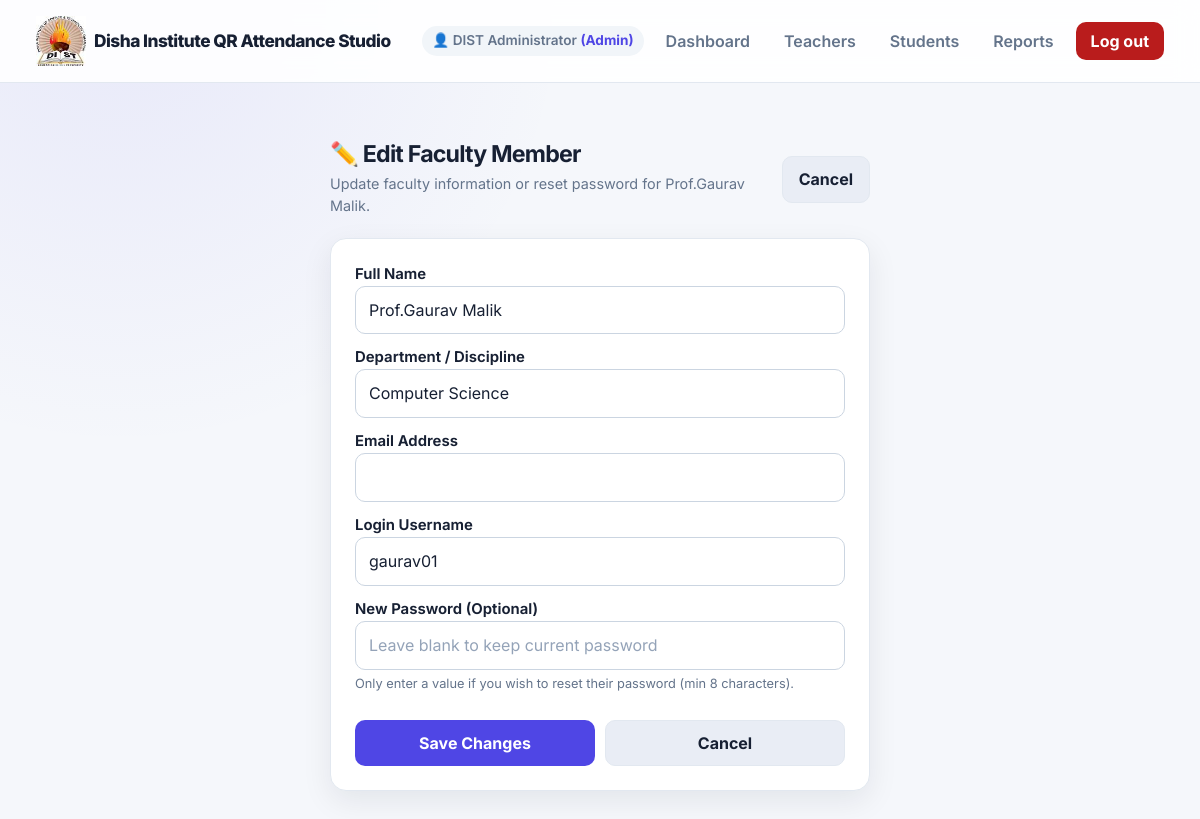
The page /admin/teachers/4/edit (signed in) on the database its author committed.
### tables this page shows
CREATE TABLE teachers (
            id INTEGER PRIMARY KEY AUTOINCREMENT,
            user_id INTEGER UNIQUE NOT NULL REFERENCES users(id) ON DELETE CASCADE,
            name TEXT NOT NULL,
            department TEXT NOT NULL DEFAULT 'Computer Science',
            email TEXT DEFAULT ''
        );

CREATE TABLE "users" (id INTEGER PRIMARY KEY AUTOINCREMENT, username TEXT UNIQUE NOT NULL, password_hash TEXT NOT NULL, role TEXT NOT NULL CHECK(role IN ('admin', 'teacher', 'student')));

### app.py (the view, shortened to what this page needs)
@app.route("/admin/teachers/<int:teacher_id>/edit", methods=["GET", "POST"])
@role_required("admin", "teacher")
def edit_teacher(teacher_id):
    with db() as con:
        t = con.execute("""
            SELECT t.*, u.username, u.id AS user_id
            FROM teachers t JOIN users u ON u.id = t.user_id
            WHERE t.id = ?
        """, (teacher_id,)).fetchone()
        if not t:
            abort(404)
    return render_template("edit_teacher.html", teacher=t)

### app.py (called while the page is built)
def db():
    con = sqlite3.connect(DB)
    con.row_factory = sqlite3.Row
    con.execute("PRAGMA foreign_keys = ON")
    return con

@login_manager.user_loader
def load_user(user_id):
    with db() as con:
        row = con.execute("SELECT * FROM users WHERE id = ?", (user_id,)).fetchone()
        if not row:
            return None
        profile = None
        if row["role"] in ("admin", "teacher"):
            profile = con.execute("SELECT name FROM teachers WHERE user_id = ?", (user_id,)).fetchone()
        elif row["role"] == "student":
            profile = con.execute("SELECT name FROM students WHERE user_id = ?", (user_id,)).fetchone()
    return User(row, profile)

def role_required(*roles):
    def decorator(view):
        @wraps(view)
        @login_required
        def wrapped(*args, **kwargs):
            if current_user.role not in roles:
                abort(403)
            return view(*args, **kwargs)
        return wrapped
    return decorator

@app.context_processor
def inject_clock():
    return {
        "namespace_now": int(datetime.now(timezone.utc).timestamp())
    }

### templates/edit_teacher.html (shortened to what this page needs)
{% extends "base.html" %}
{% block content %}
<div style="max-width: 540px; margin: 30px auto;">
  <div style="display: flex; justify-content: space-between; align-items: center; margin-bottom: 20px;">
    <div>
      <h2 style="margin: 0; font-size: 1.45rem;">✏️ Edit Faculty Member</h2>
      <p style="margin: 4px 0 0; font-size: 0.9rem; color: var(--text-muted);">
        Update faculty information or reset password for {{ teacher.name }}.
      </p>
    </div>
    <a href="{{ url_for('manage_teachers') }}" class="btn btn-secondary">Cancel</a>
  </div>
  <div class="panel">
    <form method="post" action="{{ url_for('edit_teacher', teacher_id=teacher.id) }}">
      <div>
        <label>Full Name</label>
        <input name="name" value="{{ teacher.name }}" required maxlength="120">
      </div>
      <div>
        <label>Department / Discipline</label>
        <input name="department" value="{{ teacher.department }}" required maxlength="100">
      </div>
      <div>
        <label>Email Address</label>
        <input name="email" type="email" value="{{ teacher.email or '' }}" maxlength="120">
      </div>
      <div>
        <label>Login Username</label>
        <input name="username" value="{{ teacher.username }}" required maxlength="80">
      </div>
      <div>
        <label>New Password (Optional)</label>
        <input name="password" type="password" placeholder="Leave blank to keep current password" minlength="8">
        <span style="font-size: 0.8rem; color: var(--text-muted); display: block; margin-top: 4px;">
          Only enter a value if you wish to reset their password (min 8 characters).
        </span>
      </div>
      <div style="display: flex; gap: 10px; margin-top: 14px;">
        <button type="submit" style="flex: 1;">Save Changes</button>
        <a href="{{ url_for('manage_teachers') }}" class="btn btn-secondary" style="flex: 1;">Cancel</a>
      </div>
    </form>
  </div>
</div>
{% endblock %}

### templates/base.html (shortened to what this page needs)
<!doctype html>
<html lang="en">
<head>
  <link rel="stylesheet" href="{{ url_for('static', filename='css/global.css') }}?v={{ namespace_now }}">
</head>
<body>
  <header class="site-header">
    <div class="brand">
      <a href="/" style="color: inherit; text-decoration: none; display: flex; align-items: center; gap: 8px;">
        <img
          src="{{ url_for('static', filename='disha.jpg') }}"
          alt="College Logo"
          width="50"
        >
        <span>Disha Institute QR Attendance Studio</span>
      </a>
    </div>
    {% if current_user.is_authenticated %}
      <nav class="nav-links">
        <span style="font-size: 0.85rem; font-weight: 600; color: var(--text-muted); padding: 4px 10px; background: #f1f5f9; border-radius: 999px;">
          👤 {{ current_user.display_name or current_user.username }}
          <span style="text-transform: capitalize; color: var(--brand); font-weight: 700;">({{ current_user.role }})</span>
        </span>
        {% if current_user.role in ['admin', 'teacher'] %}
          <a href="{{ url_for('admin_dashboard') }}">Dashboard</a>
          <a href="{{ url_for('manage_teachers') }}">Teachers</a>
          <a href="{{ url_for('manage_students') }}">Students</a>
          <a href="{{ url_for('report') }}">Reports</a>
        {% else %}
          <a href="{{ url_for('student_dashboard') }}">My Dashboard</a>
        {% endif %}
        <form method="post" action="{{ url_for('logout') }}" style="display:inline-block; margin:0;">
          <button type="submit" class="btn btn-danger" style="min-height:36px; padding:6px 14px;">Log out</button>
        </form>
      </nav>
    {% endif %}
  </header>
  <main class="container">
    {% block content %}{% endblock %}
  </main>
</body>
</html>

### static/css/global.css (style rules this page uses)
:root { --brand: #4f46e5; --brand-dark: #3730a3; --accent: #06b6d4; --success: #15803d; --warning: #b45309; --danger: #b91c1c; --bg: #f5f7fb; --surface: #ffffff; --surface-muted: #eef2ff; --text: #172033; --text-muted: #64748b; --border: #e2e8f0; --shadow: 0 10px 30px rgba(15, 23, 42, 0.08); --radius: 16px; --radius-sm: 10px; --transition: 180ms ease; }
* { box-sizing: border-box; }
html { scroll-behavior: smooth; }
body { margin: 0; min-height: 100vh; font-family: Inter, ui-sans-serif, system-ui, -apple-system, BlinkMacSystemFont, "Segoe UI", sans-serif; color: var(--text); background: radial-gradient(circle at 10% 0%, rgba(79, 70, 229, .08), transparent 28rem), var(--bg); line-height: 1.55; }
a { color: var(--brand); text-decoration: none; }
img, video, canvas, svg { max-width: 100%; }
.container, main, .page-container { width: min(1120px, calc(100% - 32px)); margin-inline: auto; }
header, .site-header, nav.navbar { position: relative; }
.site-header, .navbar { display: flex; align-items: center; justify-content: space-between; gap: 16px; flex-wrap: wrap; padding: 16px clamp(16px, 4vw, 36px); background: rgba(255, 255, 255, .88); border-bottom: 1px solid var(--border); backdrop-filter: blur(12px); }
.brand, .logo { font-size: 1.08rem; font-weight: 800; letter-spacing: -.03em; color: var(--text); }
nav, .nav-links { display: flex; align-items: center; gap: 10px; flex-wrap: wrap; }
nav a, .nav-links a { display: inline-flex; align-items: center; padding: 9px 12px; border-radius: 9px; color: var(--text-muted); font-weight: 600; transition: background var(--transition), color var(--transition); }
main, .page-container { padding-block: 28px 44px; }
h1, h2, h3 { line-height: 1.2; letter-spacing: -.035em; color: var(--text); }
h2 { font-size: 1.45rem; margin: 28px 0 14px; }
p { color: var(--text-muted); }
.card, .panel, .stat-card, .form-card { background: var(--surface); border: 1px solid var(--border); border-radius: var(--radius); padding: clamp(16px, 2.5vw, 24px); box-shadow: var(--shadow); transition: transform var(--transition), box-shadow var(--transition), border-color var(--transition); }
form { display: grid; gap: 12px; }
label { display: block; color: var(--text); font-weight: 650; font-size: .93rem; }
input, select, textarea { width: 100%; min-height: 44px; padding: 11px 13px; color: var(--text); background: #fff; border: 1px solid #cbd5e1; border-radius: var(--radius-sm); font: inherit; outline: none; transition: border-color var(--transition), box-shadow var(--transition), background var(--transition); }
input::placeholder, textarea::placeholder { color: #94a3b8; }
button, .btn, input[type="submit"] { display: inline-flex; align-items: center; justify-content: center; gap: 8px; min-height: 42px; padding: 10px 16px; border: 1px solid transparent; border-radius: 10px; background: var(--brand); color: #fff; font: inherit; font-weight: 700; cursor: pointer; text-decoration: none; transition: transform var(--transition), background var(--transition), box-shadow var(--transition); }
.btn-secondary, button.secondary { color: var(--text); background: #e9edf5; border-color: var(--border); }
.btn-danger, button.danger { background: var(--danger); }

### rows shown on the page
teachers: name "DIST Administrator"
users: role "Admin"
teachers: name "Prof.Gaurav Malik", department "Computer Science"
users: username "gaurav01"
